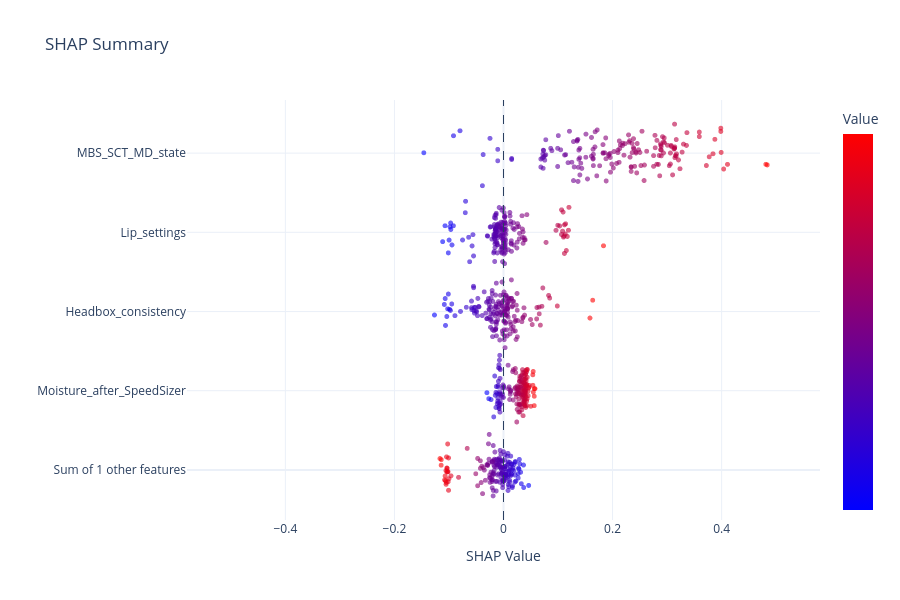

Here is the notebook cell this chart was saved with:
### Code cell
tables, figures = ask_engine(params = {
    "target": "SCT MD",
    "grade": "3200115",
    "start": "2026-06-01",
    "end": "2026-07-01",
    "max_rows": 200,
    "background_rows": 200,
    "max_features":5,
}, endpoint="shap", figures=True
)

### Figure 1 — Plotly figure (JSON) as saved in the notebook; plotly's stock layout.template omitted (floating-point values rounded to 4 significant figures; data arrays with more than 128 entries replaced by an {"elided": "..."} marker saying what was removed)
{"data": [{"customdata": {"elided": "169 float values"}, "hovertemplate": "<b>Sum of other features</b><br>SHAP: %{x:.3f}<br>Value: %{customdata:.3f}<extra></extra>", "marker": {"color": {"elided": "169 float values"}, "colorbar": {"showticklabels": false, "title": {"text": "Value"}}, "colorscale": [[0, "rgb(0,0,255)"], [1, "rgb(255,0,0)"]], "opacity": 0.6, "showscale": true, "size": 5}, "mode": "markers", "showlegend": false, "type": "scattergl", "x": {"elided": "169 float values"}, "y": {"elided": "169 float values"}}, {"customdata": {"elided": "169 float values"}, "hovertemplate": "<b>Moisture_after_SpeedSizer</b><br>SHAP: %{x:.3f}<br>Value: %{customdata:.3f}<extra></extra>", "marker": {"color": {"elided": "169 float values"}, "colorscale": [[0, "rgb(0,0,255)"], [1, "rgb(255,0,0)"]], "opacity": 0.6, "showscale": false, "size": 5}, "mode": "markers", "showlegend": false, "type": "scattergl", "x": {"elided": "169 float values"}, "y": {"elided": "169 float values"}}, {"customdata": {"elided": "169 float values"}, "hovertemplate": "<b>Headbox_consistency</b><br>SHAP: %{x:.3f}<br>Value: %{customdata:.3f}<extra></extra>", "marker": {"color": {"elided": "169 float values"}, "colorscale": [[0, "rgb(0,0,255)"], [1, "rgb(255,0,0)"]], "opacity": 0.6, "showscale": false, "size": 5}, "mode": "markers", "showlegend": false, "type": "scattergl", "x": {"elided": "169 float values"}, "y": {"elided": "169 float values"}}, {"customdata": {"elided": "169 float values"}, "hovertemplate": "<b>Lip_settings</b><br>SHAP: %{x:.3f}<br>Value: %{customdata:.3f}<extra></extra>", "marker": {"color": {"elided": "169 float values"}, "colorscale": [[0, "rgb(0,0,255)"], [1, "rgb(255,0,0)"]], "opacity": 0.6, "showscale": false, "size": 5}, "mode": "markers", "showlegend": false, "type": "scattergl", "x": {"elided": "169 float values"}, "y": {"elided": "169 float values"}}, {"customdata": {"elided": "169 float values"}, "hovertemplate": "<b>MBS_SCT_MD_state</b><br>SHAP: %{x:.3f}<br>Value: %{customdata:.3f}<extra></extra>", "marker": {"color": {"elided": "169 float values"}, "colorscale": [[0, "rgb(0,0,255)"], [1, "rgb(255,0,0)"]], "opacity": 0.6, "showscale": false, "size": 5}, "mode": "markers", "showlegend": false, "type": "scattergl", "x": {"elided": "169 float values"}, "y": {"elided": "169 float values"}}], "layout": {"height": 600, "hovermode": "closest", "shapes": [{"line": {"dash": "dash", "width": 1}, "type": "line", "x0": 0, "x1": 0, "xref": "x", "y0": 0, "y1": 1, "yref": "y domain"}], "title": {"text": "SHAP Summary"}, "xaxis": {"range": [-0.5804, 0.5804], "title": {"text": "SHAP Value"}}, "yaxis": {"ticktext": ["Sum of 1 other features", "Moisture_after_SpeedSizer", "Headbox_consistency", "Lip_settings", "MBS_SCT_MD_state"], "tickvals": [0, 1.3, 2.6, 3.9, 5.2], "title": {"text": ""}}}}
